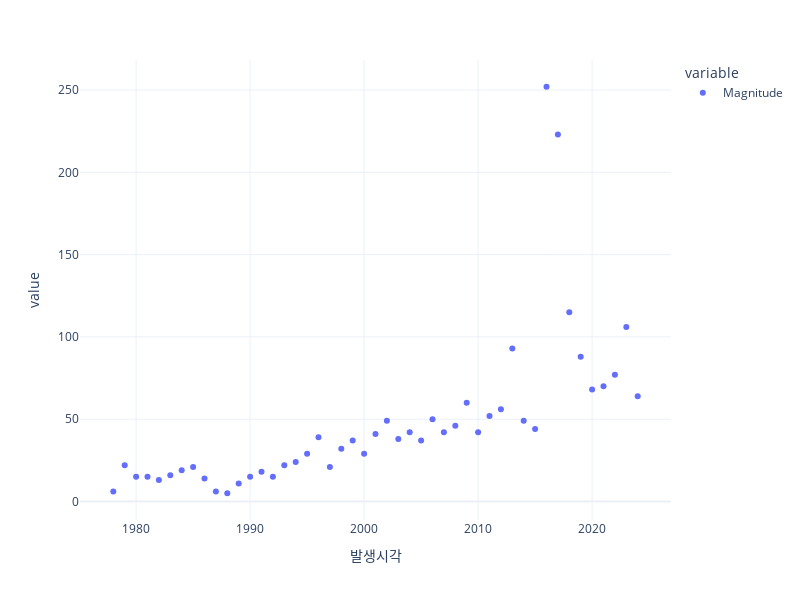

The notebook cell this image was saved under:
### Code cell
yearly_groups = df_korea.groupby(df_korea.index.year)
data = yearly_groups[['Magnitude']].count()
fig = px.scatter(data_frame=data,trendline=None)
fig.update_layout(width=800, height=600)
fig.show()

### Figure 1 — Plotly figure (JSON) as saved in the notebook; plotly's stock layout.template omitted (floating-point values rounded to 4 significant figures)
{"data": [{"hovertemplate": "variable=Magnitude<br>발생시각=%{x}<br>value=%{y}<extra></extra>", "legendgroup": "Magnitude", "marker": {"color": "#636efa", "symbol": "circle"}, "mode": "markers", "name": "Magnitude", "orientation": "v", "showlegend": true, "type": "scatter", "x": [1978, 1979, 1980, 1981, 1982, 1983, 1984, 1985, 1986, 1987, 1988, 1989, 1990, 1991, 1992, 1993, 1994, 1995, 1996, 1997, 1998, 1999, 2000, 2001, 2002, 2003, 2004, 2005, 2006, 2007, 2008, 2009, 2010, 2011, 2012, 2013, 2014, 2015, 2016, 2017, 2018, 2019, 2020, 2021, 2022, 2023, 2024], "xaxis": "x", "y": [6, 22, 15, 15, 13, 16, 19, 21, 14, 6, 5, 11, 15, 18, 15, 22, 24, 29, 39, 21, 32, 37, 29, 41, 49, 38, 42, 37, 50, 42, 46, 60, 42, 52, 56, 93, 49, 44, 252, 223, 115, 88, 68, 70, 77, 106, 64], "yaxis": "y"}], "layout": {"height": 600, "legend": {"title": {"text": "variable"}, "tracegroupgap": 0}, "margin": {"t": 60}, "width": 800, "xaxis": {"anchor": "y", "domain": [0, 1], "title": {"text": "발생시각"}}, "yaxis": {"anchor": "x", "domain": [0, 1], "title": {"text": "value"}}}}
